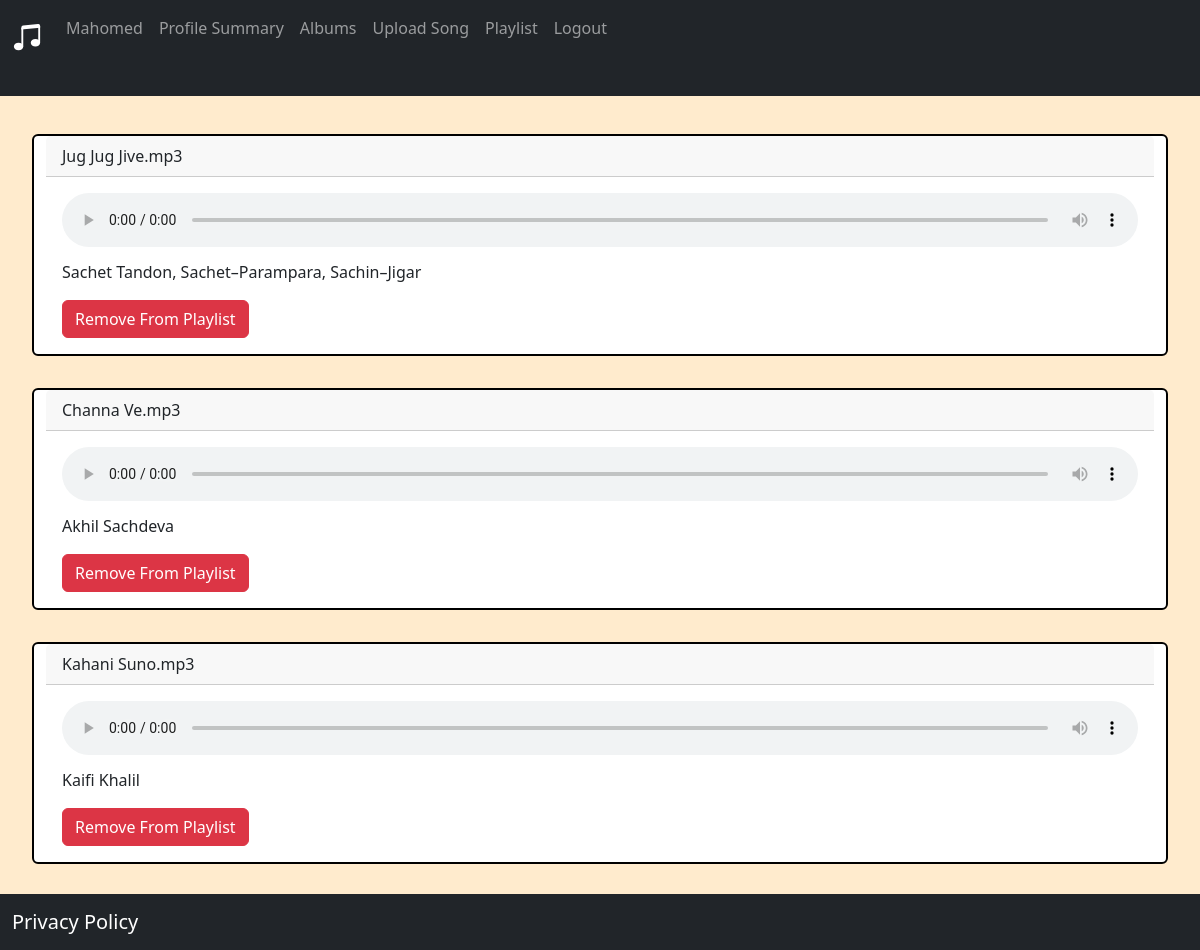
The app's page /user_selected_playlist/Moe (signed in) with its own data.
### website/models.py (models this page shows)
class Song(db.Model):
    id = db.Column(db.Integer, primary_key = True)
    name = db.Column(db.String(150))
    lyrics = db.Column(db.String(5000))
    duration = db.Column(db.String(150))
    singer = db.Column(db.String(150))
    genre = db.Column(db.String(150))
    created_at = db.Column(db.DateTime(), default = func.now())
    ratings = db.Column(db.Float, default=0.0)
    num_ratings = db.Column(db.Integer, default=0)
    user_id = db.Column(db.Integer, db.ForeignKey('user.id'))
    albums = db.relationship('Album', secondary= album_song_association, back_populates='album_songs')
    playlists = db.relationship('Playlist', secondary= playlist_song_association, back_populates='songs')

### website/playlist.py (the view)
@playlist.route('/user_selected_playlist/<playlist_name>')
def user_selected_playlist(playlist_name):
    user_id = session.get('user')
    user_name = session.get('user_name')
    playlist = Playlist.query.filter_by(user_id=user_id, name=playlist_name).first()
    if playlist:
        songs = playlist.songs
        return render_template('user_selected_playlist.html', songs=songs, playlist=playlist, user_name=user_name)
    else:
        flash('Selected playlist not found', 'error')
        return redirect(url_for('playlist.select_playlist'))

### website/templates/user_selected_playlist.html (shortened to what this page needs)
{% extends 'base.html' %}
{% block content%}
<div class="container">
    <div class="row">
        {% for song in songs %}
        <div class="card mt-3 mb-3" style="border: 2px solid black;">
            <div class="card-header">
                {{ song.name }}
            </div>
            <div class="card-body">
                <h5 class="card-title">
                    <audio controls style="width: 100%;">
                        <source src="{{ url_for('static', filename='songs/' + song.name) }}" type="audio/mpeg">
                    </audio>
                </h5>
                <p class="card-text">{{ song.singer }}</p>
                <form action="{{ url_for('playlist.remove_from_playlist', song_id=song.id, playlist_id=playlist.id) }}" method="post">
                    <button type="submit" class="btn btn-danger ">Remove From Playlist</button>
                </form>
            </div>
        </div>
        {% endfor %}
    </div>
</div>
{% endblock %}

### records on screen
Song: name "Jug Jug Jive.mp3", singer "Sachet Tandon, Sachet–Parampara, Sachin–Jigar"
Song: name "Channa Ve.mp3", singer "Akhil Sachdeva"
Song: name "Kahani Suno.mp3", singer "Kaifi Khalil"

### other values on screen
{{ user_name }} "Mahomed"
